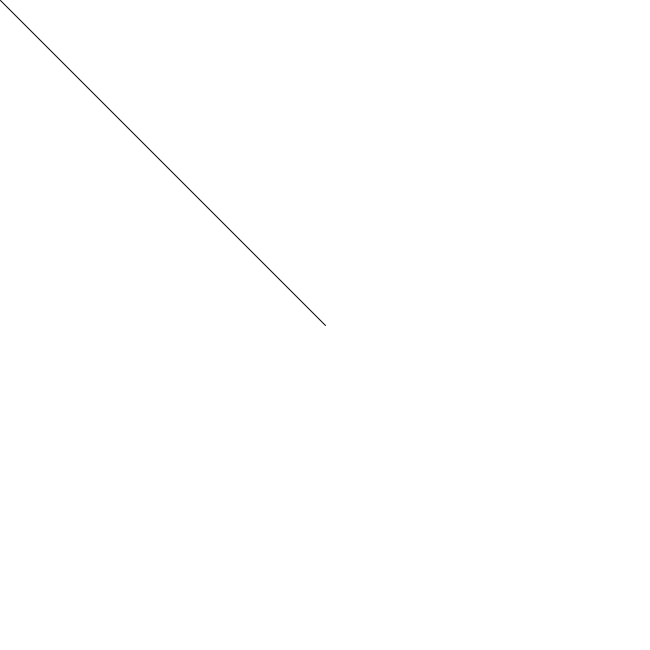
Frame 1 (no input)
Frame 60 (the mouse pressed at the canvas centre just before this capture): identical to frame 1, image omitted
Frame 120 (the mouse held since frame 60 and released just before this capture): blank canvas, image omitted

The Processing sketch that drew this single still picture (run headless with seeded random() and noise(); from frame 60 on, the mouse is pressed at the canvas centre):

// Processing sketch: repte2_ex3
// ── repte2_ex3.pde
// Creem les variables que farem servir.
PVector punter, centre;
float magnitudActual;

void setup(){
  // Posem una mida fixa.
  size(650,650);
}

void draw(){
  // Pintem el fons de blanc.
  background(255);
  // Instanciem els PVectors corresponents.
  punter = new PVector(mouseX,mouseY);
  centre = new PVector(width/2,height/2);
  punter.sub(centre);

  // Posem el valor de la magnitud actual a la variable
  // i ho mostrem per consola. (La magnitud no està normalitzada).
  magnitudActual = punter.mag();
  print("La magnitud actual és: " + magnitudActual + " ## ");

  // Dibuixem des del centre de la pantalla la línia.
  translate(centre.x,centre.y);
  line(0,0,punter.x,punter.y);

}
